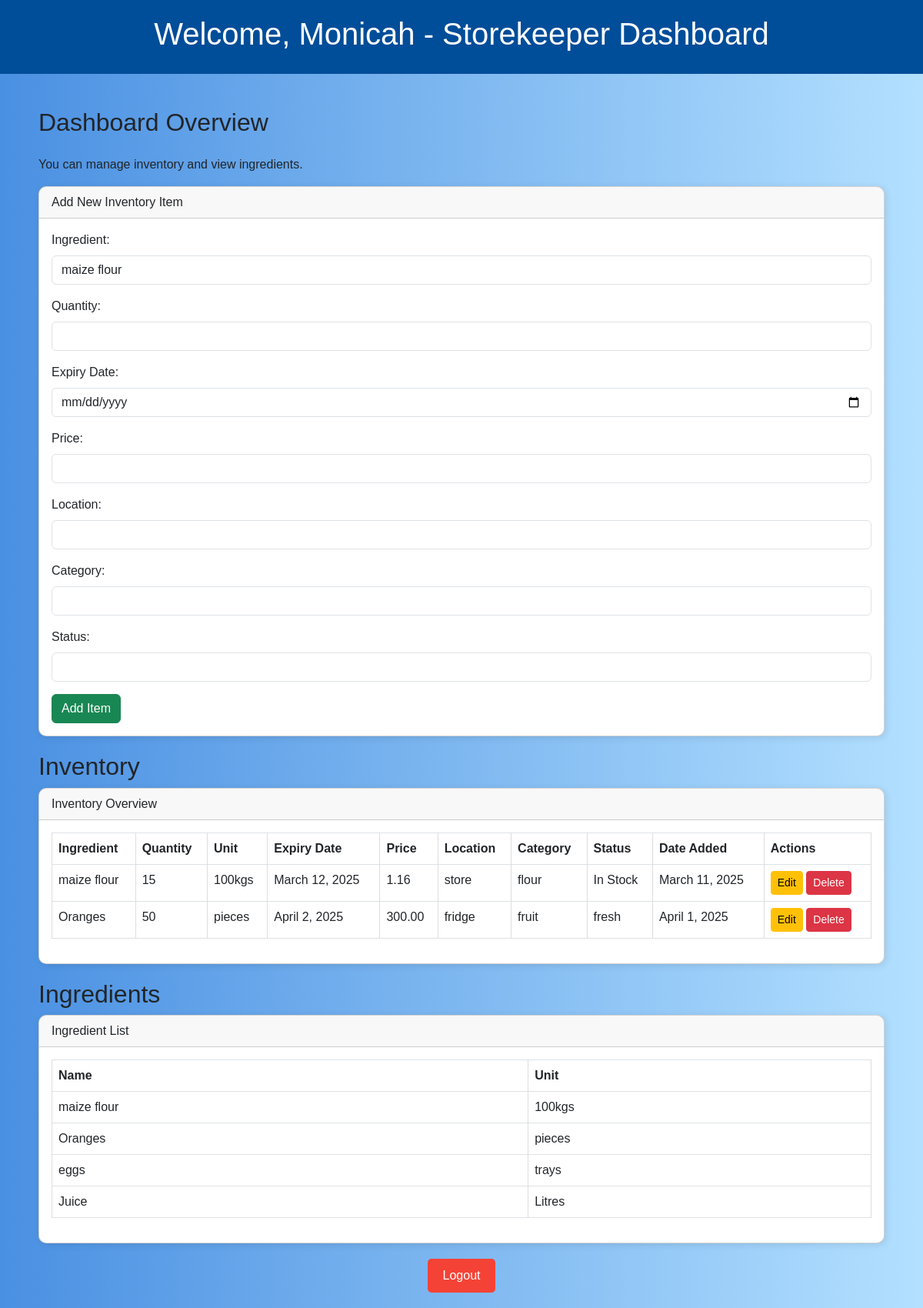
The app's page /storekeeper/ (signed in) with its own data.
### inventory/models.py (models this page shows, shortened)
class Inventory(models.Model):
    ingredient = models.ForeignKey(Ingredient, on_delete=models.CASCADE)
    quantity = models.PositiveIntegerField()
    expiry_date = models.DateField(null=True, blank=True)  # Expiry date for perishable items
    price = models.DecimalField(max_digits=10, decimal_places=2, null=True, blank=True)  # Price of the ingredient
    location = models.CharField(max_length=255, null=True, blank=True)  # Location in the kitchen
    category = models.CharField(max_length=100, null=True, blank=True)  # Category (e.g., grains, dairy, etc.)
    status = models.CharField(max_length=20, choices=[('In Stock', 'In Stock'), ('Out of Stock', 'Out of Stock'), ('Low Stock', 'Low Stock')], default='In Stock')
    date_added = models.DateField(auto_now_add=True)  # Date the item was added

class Ingredient(models.Model):
    name = models.CharField(max_length=255)
    unit = models.CharField(max_length=50)  # e.g., grams, liters

### inventory/views.py (the view)
# urls.py: path('storekeeper/', storekeeper_dashboard, name='storekeeper_dashboard'),
@login_required
def storekeeper_dashboard(request):
    inventory = Inventory.objects.all()
    ingredients = Ingredient.objects.all()  # This retrieves all ingredients
    context = {
        'inventory': inventory,
        'ingredients': ingredients,
    }
    return render(request, 'accounts/storekeeper_dashboard.html', context)

### inventory/templates/accounts/storekeeper_dashboard.html (shortened to what this page needs)
<!DOCTYPE html>
<html lang="en">
<head>
    <link href="https://cdn.jsdelivr.net/npm/bootstrap@5.3.0/dist/css/bootstrap.min.css" rel="stylesheet">
</head>
<body>
    <header>
        <h1>Welcome, {{ user.username }} - Storekeeper Dashboard</h1>
    </header>
    <div class="container mt-4">
        <h2 class="mb-4">Dashboard Overview</h2>
        <p>You can manage inventory and view ingredients.</p>
        <div class="card">
            <div class="card-header">Add New Inventory Item</div>
            <div class="card-body">
                <form method="POST" action="{% url 'add_inventory' %}">
                    <div class="mb-3">
                        <label for="ingredient" class="form-label">Ingredient:</label>
                        <select class="form-control" name="ingredient" required>
                            {% for ingredient in ingredients %}
                                <option value="{{ ingredient.id }}">{{ ingredient.name }}</option>
                            {% endfor %}
                        </select>
                    </div>
                    <div class="mb-3">
                        <label for="quantity" class="form-label">Quantity:</label>
                        <input type="number" class="form-control" name="quantity" required>
                    </div>
                    <div class="mb-3">
                        <label for="expiry_date" class="form-label">Expiry Date:</label>
                        <input type="date" class="form-control" name="expiry_date" required>
                    </div>
                    <div class="mb-3">
                        <label for="price" class="form-label">Price:</label>
                        <input type="number" class="form-control" name="price" required>
                    </div>
                    <div class="mb-3">
                        <label for="location" class="form-label">Location:</label>
                        <input type="text" class="form-control" name="location" required>
                    </div>
                    <div class="mb-3">
                        <label for="category" class="form-label">Category:</label>
                        <input type="text" class="form-control" name="category" required>
                    </div>
                    <div class="mb-3">
                        <label for="status" class="form-label">Status:</label>
                        <input type="text" class="form-control" name="status" required>
                    </div>
                    <button type="submit" class="btn btn-success">Add Item</button>
                </form>
            </div>
        </div>
        <div class="table-container">
            <h2 class="section-title">Inventory</h2>
            <div class="card">
                <div class="card-header">Inventory Overview</div>
                <div class="card-body">
                    <table class="table table-bordered">
                        <thead>
                            <tr>
                                <th>Ingredient</th>
                                <th>Quantity</th>
                                <th>Unit</th>
                                <th>Expiry Date</th>
                                <th>Price</th>
                                <th>Location</th>
                                <th>Category</th>
                                <th>Status</th>
                                <th>Date Added</th>
                                <th>Actions</th>
                            </tr>
                        </thead>
                        <tbody>
                            {% for item in inventory %}
                                <tr>
                                    <td>{{ item.ingredient.name }}</td>
                                    <td>{{ item.quantity }}</td>
                                    <td>{{ item.ingredient.unit }}</td>
                                    <td>{{ item.expiry_date }}</td>
                                    <td>{{ item.price }}</td>
                                    <td>{{ item.location }}</td>
                                    <td>{{ item.category }}</td>
                                    <td>{{ item.status }}</td>
                                    <td>{{ item.date_added }}</td>
                                    <td>
                                        <a href="{% url 'edit_inventory' item.id %}" class="btn btn-warning btn-sm">Edit</a>
                                        <form method="POST" action="{% url 'delete_inventory' item.id %}" style="display:inline;">
                                            <button type="submit" class="btn btn-danger btn-sm">Delete</button>
                                        </form>
                                    </td>
                                </tr>
                            {% empty %}
                                <tr>
                                    <td colspan="10">No inventory available.</td>
                                </tr>
                            {% endfor %}
                        </tbody>
                    </table>
                </div>
            </div>
        </div>
        <div class="table-container">
            <h2 class="section-title">Ingredients</h2>
            <div class="card">
                <div class="card-header">Ingredient List</div>
                <div class="card-body">
                    <table class="table table-bordered">
                        <thead>
                            <tr>
                                <th>Name</th>
                                <th>Unit</th>
                            </tr>
                        </thead>
                        <tbody>
                            {% for ingredient in ingredients %}
                                <tr>
                                    <td>{{ ingredient.name }}</td>
                                    <td>{{ ingredient.unit }}</td>
                                </tr>
                            {% empty %}
                                <tr>
                                    <td colspan="2">No ingredients available.</td>
                                </tr>
                            {% endfor %}
                        </tbody>
                    </table>
                </div>
            </div>
        </div>
        <div class="text-center mt-3">
            <a href="{% url 'logout' %}" class="logout-link">Logout</a>
        </div>
    </div>
</body>
</html>

### inventory/templates/accounts/storekeeper_dashboard.html (style rules this page uses)
body { font-family: Arial, sans-serif; background: linear-gradient(to right, #4A90E2, #B3E0FF); margin: 0; padding: 0; }
header { background-color: #004d99; color: white; padding: 20px; text-align: center; }
.container { padding: 20px; }
.card { border-radius: 10px; box-shadow: 2px 2px 10px rgba(0, 0, 0, 0.1); margin-bottom: 20px; }
table { width: 100%; border-collapse: collapse; }
table th, table td { border: 1px solid #ddd; padding: 12px; text-align: left; }
table th { background-color: #007bff; color: white; }
.logout-link { display: inline-block; padding: 10px 20px; background-color: #f44336; color: white; text-decoration: none; border-radius: 5px; transition: background-color 0.3s; }

### records on screen
Inventory: ingredient.name "maize flour", quantity "15", ingredient.unit "100kgs", expiry_date "March 12, 2025", price "1.16", location "store", category "flour", status "In Stock", date_added "March 11, 2025"
Inventory: ingredient.name "Oranges", quantity "50", ingredient.unit "pieces", expiry_date "April 2, 2025", price "300.00", location "fridge", category "fruit", status "fresh", date_added "April 1, 2025"
Ingredient: name "maize flour", unit "100kgs"
Ingredient: name "Oranges", unit "pieces"
Ingredient: name "eggs", unit "trays"
Ingredient: name "Juice", unit "Litres"

### other values on screen
{{ user.username }} "Monicah"
form field ingredient "maize flour"
